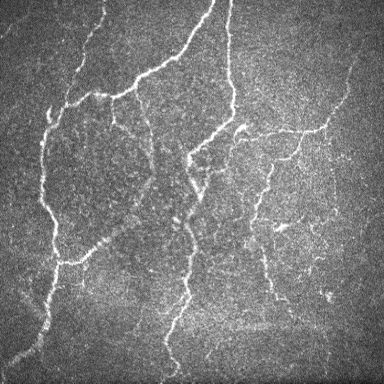
%> input picture IVCM_130.jpg, 384 x 384 px
$ octave --eval "trythreshold(imread('IVCM_130.jpg'));"   (GNU Octave 9; MATLAB toolbox functions it lacks are replaced by stand-ins)
%> lines starting %> are read from the running program, lines starting %| are printed output that depends on the picture
### adaptivethreshold.m
function bw=adaptivethreshold(IM,ws,C,tm)
%> called with ws = 15, C = 0.01, tm = 0
%ADAPTIVETHRESHOLD An adaptive thresholding algorithm that seperates the
%foreground from the background with nonuniform illumination.
%  bw=adaptivethreshold(IM,ws,C) outputs a binary image bw with the local
%   threshold mean-C or median-C to the image IM.
%  ws is the local window size.
%  tm is 0 or 1, a switch between mean and median. tm=0 mean(default); tm=1 median.
%
%  Contributed by Guanglei Xiong (xgl99@mails.tsinghua.edu.cn)
%  at Tsinghua University, Beijing, China.
%
%  For more information, please see
%  http://homepages.inf.ed.ac.uk/rbf/HIPR2/adpthrsh.htm

if (nargin<3)
    error('You must provide the image IM, the window size ws, and C.');
elseif (nargin==3)
    tm=0;
elseif (tm~=0 && tm~=1)
    error('tm must be 0 or 1.');
end

IM=mat2gray(IM);

if tm==0
    mIM=imfilter(IM,fspecial('average',ws),'replicate');
else
    mIM=medfilt2(IM,[ws ws]);
end
sIM=mIM-IM-C;
bw=im2bw(sIM,0);
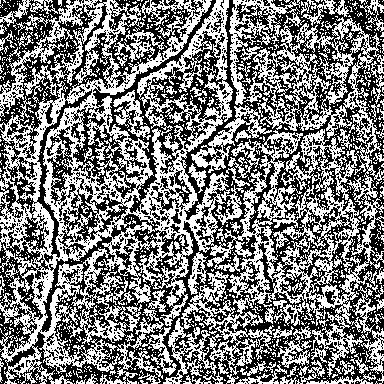
%> bw: size 384x384 logical; 48.4% white in thin lines or dots
bw=imcomplement(bw);
%> bw: size 384x384 logical; 51.6% white; black in thin lines or dots

### trythreshold.m
function trythreshold(Image)

B=adaptivethreshold(Image,15,0.01,0);
imwrite(B,'window15_filterMean.png')

C=adaptivethreshold(Image,13,0.01,0);
%> in adaptivethreshold (call 2), `bw=im2bw(sIM,0);`: bw: size 384x384 logical; 48.2% white in thin lines or dots
%> in adaptivethreshold (call 2), `bw=imcomplement(bw);`: bw: size 384x384 logical; 51.8% white; black in thin lines or dots
imwrite(C,'window13_filterMean.png')

D=adaptivethreshold(Image,11,0.01,0);
%> in adaptivethreshold (call 3), `bw=im2bw(sIM,0);`: bw: size 384x384 logical; 47.9% white in thin lines or dots
%> in adaptivethreshold (call 3), `bw=imcomplement(bw);`: bw: size 384x384 logical; 52.1% white; black in thin lines or dots
imwrite(D,'window11_filterMean.png')

E=adaptivethreshold(Image,9,0.01,0);
%> call 4 of adaptivethreshold, with ws = 9, C = 0.01, tm = 0
%> in adaptivethreshold (call 4), `sIM=mIM-IM-C;`:
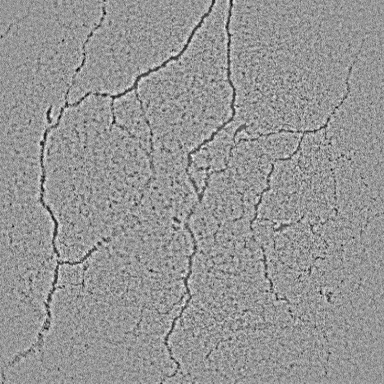
%> sIM: size 384x384x3 double; min -0.526, max 0.35, mean -0.0101; drawn with min black and max white
%> in adaptivethreshold (call 4), `bw=im2bw(sIM,0);`: bw: size 384x384 logical; 47.4% white in thin lines or dots
%> in adaptivethreshold (call 4), `bw=imcomplement(bw);`: bw: size 384x384 logical; 52.6% white; black in thin lines or dots
imwrite(E,'window9_filterMean.png')

F=adaptivethreshold(Image,7,0.01,0);
%> call 5 of adaptivethreshold, with ws = 7, C = 0.01, tm = 0
%> in adaptivethreshold (call 5), `mIM=imfilter(IM,fspecial('average',ws),'replicate');`:
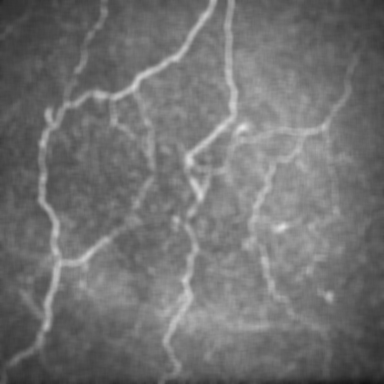
%> mIM: size 384x384x3 double; min 0.0769, max 0.905, mean 0.447
%> in adaptivethreshold (call 5), `bw=im2bw(sIM,0);`: bw: size 384x384 logical; 47.1% white in thin lines or dots
%> in adaptivethreshold (call 5), `bw=imcomplement(bw);`: bw: size 384x384 logical; 52.9% white; black in thin lines or dots
imwrite(F,'window7_filterMean.png')

G=adaptivethreshold(Image,5,0.01,0);
%> call 6 of adaptivethreshold, with ws = 5, C = 0.01, tm = 0
%> in adaptivethreshold (call 6), `bw=im2bw(sIM,0);`:
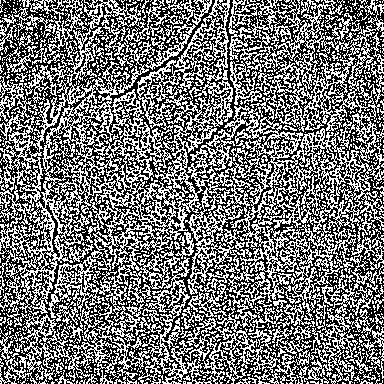
%> bw: size 384x384 logical; 45.8% white in thin lines or dots
%> in adaptivethreshold (call 6), `bw=imcomplement(bw);`: bw: size 384x384 logical; 54.2% white; black in thin lines or dots
imwrite(G,'window5_filterMean.png')

H=adaptivethreshold(Image,3,0.01,0);
%> call 7 of adaptivethreshold, with ws = 3, C = 0.01, tm = 0
%> in adaptivethreshold (call 7), `mIM=imfilter(IM,fspecial('average',ws),'replicate');`:
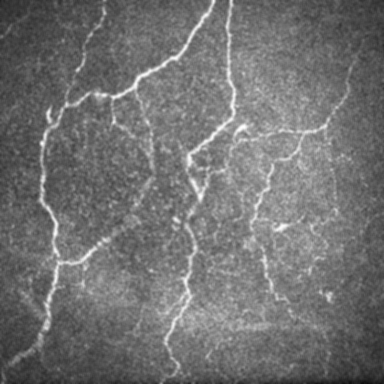
%> mIM: size 384x384x3 double; min 0.0542, max 1, mean 0.447
%> in adaptivethreshold (call 7), `sIM=mIM-IM-C;`:
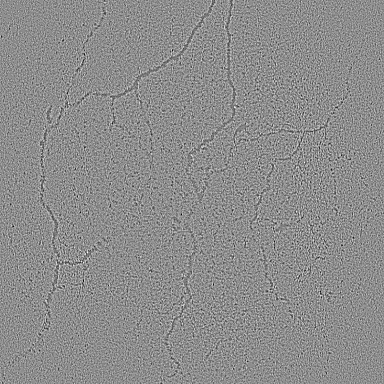
%> sIM: size 384x384x3 double; min -0.335, max 0.252, mean -0.01; drawn with min black and max white
%> in adaptivethreshold (call 7), `bw=im2bw(sIM,0);`:
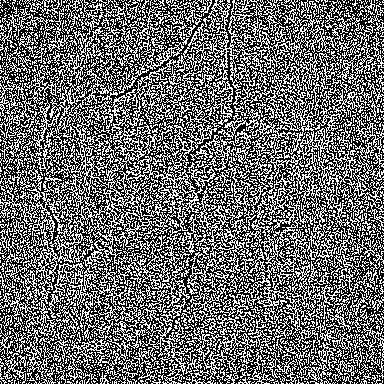
%> bw: size 384x384 logical; 41.8% white in thin lines or dots
%> in adaptivethreshold (call 7), `bw=imcomplement(bw);`: bw: size 384x384 logical; 58.2% white; black in thin lines or dots
imwrite(H,'window3_filterMean.png')

O=adaptivethreshold(Image,15,0.01,1);
%> the run ends on the next line
imwrite(O,'window15_filterMedian.png')

P=adaptivethreshold(Image,13,0.01,1);
imwrite(P,'window13_filterMedian.png')

Q=adaptivethreshold(Image,11,0.01,1);
imwrite(Q,'window11_filterMedian.png')

R=adaptivethreshold(Image,9,0.01,1);
imwrite(R,'window9_filterMedian.png')

S=adaptivethreshold(Image,13,0.01,1);
imwrite(S,'window7_filterMedian.png')

T=adaptivethreshold(Image,11,0.01,1);
imwrite(T,'window5_filterMedian.png')

U=adaptivethreshold(Image,9,0.01,1);
imwrite(U,'window3_filterMedian.png')
